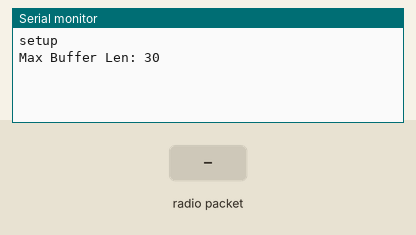
Bench run of a sketch on a simulated Arduino Uno, built with avr-gcc and run on an emulated ATmega328P. On the bench: the last lines printed to the serial monitor. Inputs (shaded band) come from the test bench. No radio packets arrive unless stated.

Above: at 1.2 s.
1.3 s: radio packet "1" arrives
At 2.3 s:
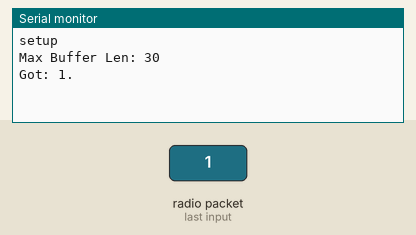
2.8 s: radio packet "0" arrives
At 3.4 s:
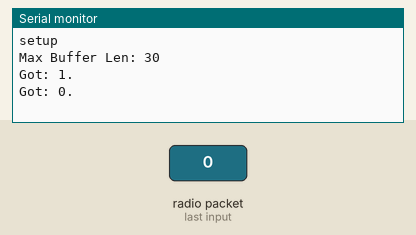
4.3 s: radio packet "2" arrives
At 5.7 s:
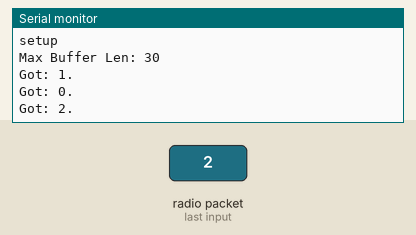

Measured:
- after the input at 1.3 s, the serial monitor: prints a new line at once (image 1)
- after the input at 2.8 s, the serial monitor: prints a new line at once (image 2)
- after the input at 4.3 s, the serial monitor: prints a new line at once (image 3)

The sketch:

receiver_test.ino
```cpp
// (licence header left out)
#include <VirtualWire.h>

void setup()
{
    Serial.begin(9600);	// Debugging only
    Serial.println("setup");

    // Initialise the IO and ISR
    vw_set_ptt_inverted(true); // Required for DR3100

    vw_set_rx_pin(12);
    vw_setup(2000);	 // Bits per sec

    vw_rx_start();       // Start the receiver PLL running

    Serial.print("Max Buffer Len: ");
    Serial.println(VW_MAX_MESSAGE_LEN);
}

void loop()
{
    uint8_t buf[VW_MAX_MESSAGE_LEN];
    uint8_t buflen = VW_MAX_MESSAGE_LEN;

    if (vw_get_message(buf, &buflen)) // Non-blocking
    {
	int i;

        digitalWrite(13, true); // Flash a light to show received good message
	// Message with a good checksum received, dump it.
	Serial.print("Got: ");

	for (i = 0; i < buflen; i++)
	{
	    Serial.print(char(buf[i]));
	    Serial.print(".");
	}
	Serial.println("");
        digitalWrite(13, false);
    }
}
```
